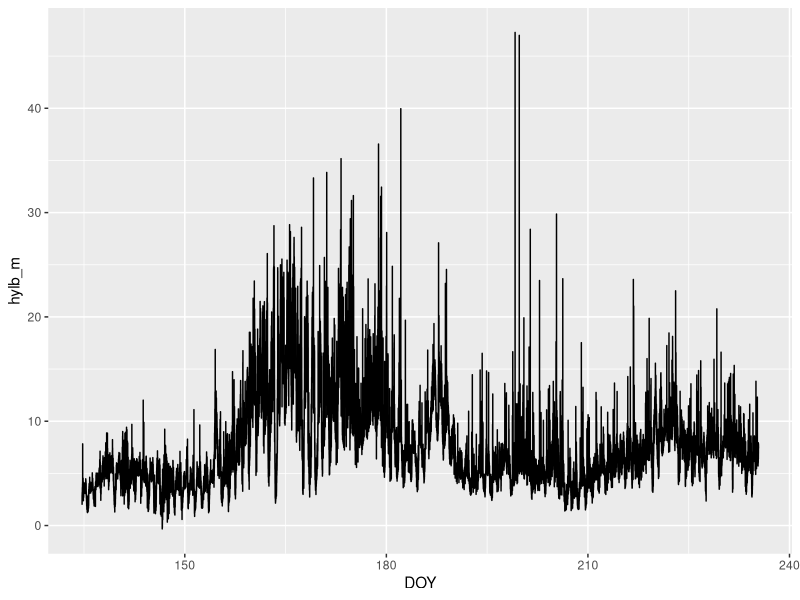
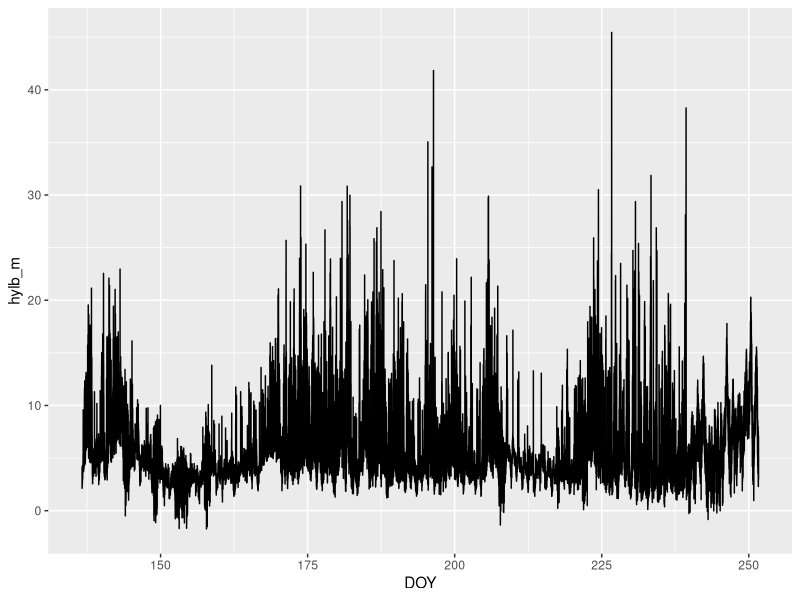

The R source for these figures, in order: (Note: this script raises an error after producing the figures.)
#### script for gathering high frequency hydrolab data for fitting Langevin models
# for Tuesday Lake, 2013, 2014, 2015, 2024, 2025

library(tidyverse)
library(ggpubr)


#============================================================================================================
#### combine all of the current MARSS 2013-2015 data with the 2024 and 2025 data #####
new.MARSS15 = read.csv("./data/unformatted data/2015_Tuesday_CHL_MARSS_2026_01_12.csv") %>% 
  mutate(Year = 2015, Lake = "T") 
new.MARSS14 = read.csv("./data/unformatted data/2014_Tuesday_CHL_MARSS_2026_01_09.csv") %>% 
  mutate(Year = 2014, Lake = "T")
new.MARSS13 = read.csv("./data/unformatted data/2013_Tuesday_CHL_MARSS_2026_01_09.csv") %>% 
  mutate(Year = 2013, Lake = "T")

all.new.marss = rbind(new.MARSS15, new.MARSS14, new.MARSS13)

#### format the 2013-2015 data to match recent data
t13.15 = all.new.marss %>% rename(Chl_HYLB = hylb_m, DoY = DOY) %>% 
  mutate(Chl_logged_HYLB = log10(Chl_HYLB + 1))%>% 
  select(Year, Lake, DoY, Chl_HYLB, Chl_logged_HYLB)


# new version of MARSS with noise at gaps
chl.t25 = read.csv("./data/unformatted data/2025_Tuesday_CHL_MARSS_2026_01_19 DKS.csv")
chl.t24 = read.csv("./data/unformatted data/2024_Tuesday_CHL_MARSS_2026_01_19 DKS.csv")

ggplot(chl.t25, aes(x = DOY, y = hylb_m))+
  geom_line()

ggplot(chl.t24, aes(x = DOY, y = hylb_m))+
  geom_line()

chl.t24 = chl.t24 %>% rename(Chl_HYLB = hylb_m) %>% 
  mutate(Chl_logged_HYLB = log10(Chl_HYLB + 1)) %>% 
  mutate(Year = 2024, Lake = "T") %>% 
  select(Year, Lake, DOY, Chl_HYLB, Chl_logged_HYLB)

chl.t25 = chl.t25 %>% rename(Chl_HYLB = hylb_m) %>% 
  mutate(Chl_logged_HYLB = log10(Chl_HYLB + 1)) %>% 
  mutate(Year = 2025, Lake = "T") %>% 
  select(Year, Lake, DOY, Chl_HYLB, Chl_logged_HYLB)


### convert decimal doy to time for joining ###
doy_to_datetime <- function(year, dDOY, tz = "UTC") {
  # Separate integer day and fractional day
  day_int <- floor(dDOY)
  day_frac <- dDOY - day_int
  
  # Convert fractional day to seconds
  sec <- day_frac * 86400
  
  # Build datetime: Jan 1 + (DOY - 1 days) + fractional seconds
  origin <- as.POSIXct(paste0(year, "-01-01 00:00:00"), tz = tz)
  datetime <- origin + (day_int - 1) * 86400 + sec
  
  return(datetime)
}


chl.rec = rbind(chl.t24, chl.t25)
any(is.na(chl.rec$Chl_HYLB))
chl.rec$datetime = doy_to_datetime(chl.rec$Year, chl.rec$DOY) 
chl.rec = chl.rec %>% mutate(DOY = round(DOY, 4))


all.rec = chl.rec %>% 
  filter(datetime < as.POSIXct("2024-08-26 00:00:00", tz = "UTC") |
           datetime > as.POSIXct("2025-05-01 00:00:00", tz = "UTC"))

#### double-check DOY formatting
#all.rec = all.rec %>% mutate(datetime2 = doy_to_datetime(all.rec$Year, all.rec$DOY))

# they are off by a few seconds--will back-calculate DOY now that we've joined
get_decimal_day <- function(datetime) {
  hours <- as.numeric(format(datetime, "%H"))
  minutes <- as.numeric(format(datetime, "%M"))
  seconds <- as.numeric(format(datetime, "%S"))
  
  total_seconds <- hours * 3600 + minutes * 60 + seconds
  
  return(total_seconds / 86400)
}

all.rec = all.rec %>% mutate(DoY = get_decimal_day(datetime) + yday(datetime)) %>% 
  select(-DOY) %>% 
  select(Year, Lake, DoY, Chl_HYLB, Chl_logged_HYLB)


# create and save the final dataset
all.hylb = rbind(t13.15, all.rec) %>% 
  filter(Lake == "T")

write.csv(all.hylb, "./data/formatted data/HF data/Tuesday HYLB 2013-2015 2024 2025 log-trans NEW MARSS NOISE 2026-02-16.csv", row.names = FALSE)

# plot and check
ggplot(all.hylb, aes(x = DoY, y = Chl_HYLB, color = Year))+
  geom_line()+
  facet_wrap(~Year)+
  theme_bw()


ggplot(all.hylb, aes(x = DoY, y = Chl_logged_HYLB, color = Year))+
  geom_line()+
  facet_wrap(~Year)+
  theme_bw()
